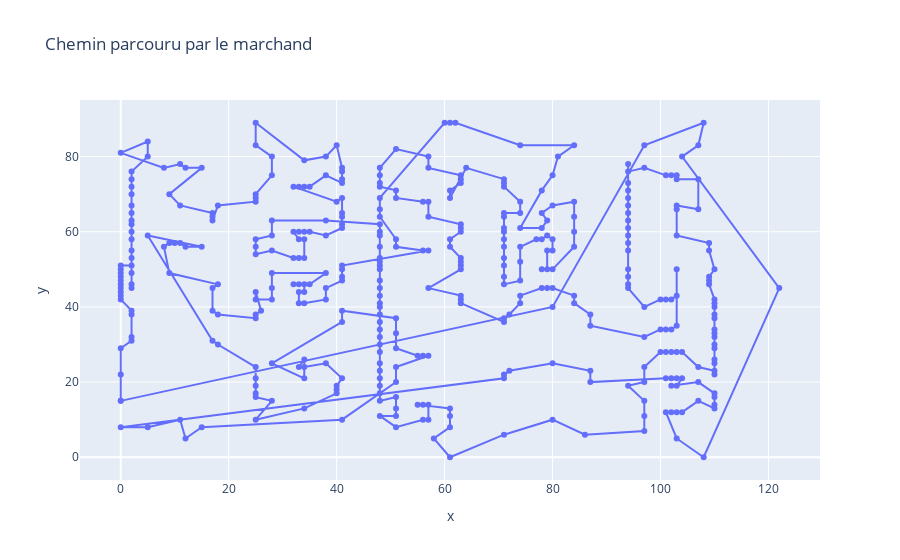

The notebook cell this image was saved under:
### Markdown cell above
### Lancement du test avec l'algorithme du plus proche voisin

### Code cell
# Test de l'algorithme du plus proche voisin
data = data_TSPLIB(f'data/{ENSEMBLE_TEST[choix_data_test]}.tsp')
df = test_unitaire_plus_proche_voisin(choix_data_test)
affichage(df, data).show()

### Figure 1 — Plotly figure (JSON) as saved in the notebook; plotly's stock layout.template omitted (floating-point values rounded to 4 significant figures; data arrays with more than 128 entries replaced by an {"elided": "..."} marker saying what was removed)
{"data": [{"hovertemplate": "x=%{x}<br>y=%{y}<extra></extra>", "legendgroup": "", "line": {"color": "#636efa", "dash": "solid"}, "marker": {"symbol": "circle"}, "mode": "markers+lines", "name": "", "orientation": "v", "showlegend": false, "type": "scatter", "x": {"elided": "396 int values"}, "xaxis": "x", "y": {"elided": "396 int values"}, "yaxis": "y"}], "layout": {"legend": {"tracegroupgap": 0}, "title": {"text": "Chemin parcouru par le marchand"}, "xaxis": {"anchor": "y", "domain": [0, 1], "title": {"text": "x"}}, "yaxis": {"anchor": "x", "domain": [0, 1], "title": {"text": "y"}}}}
